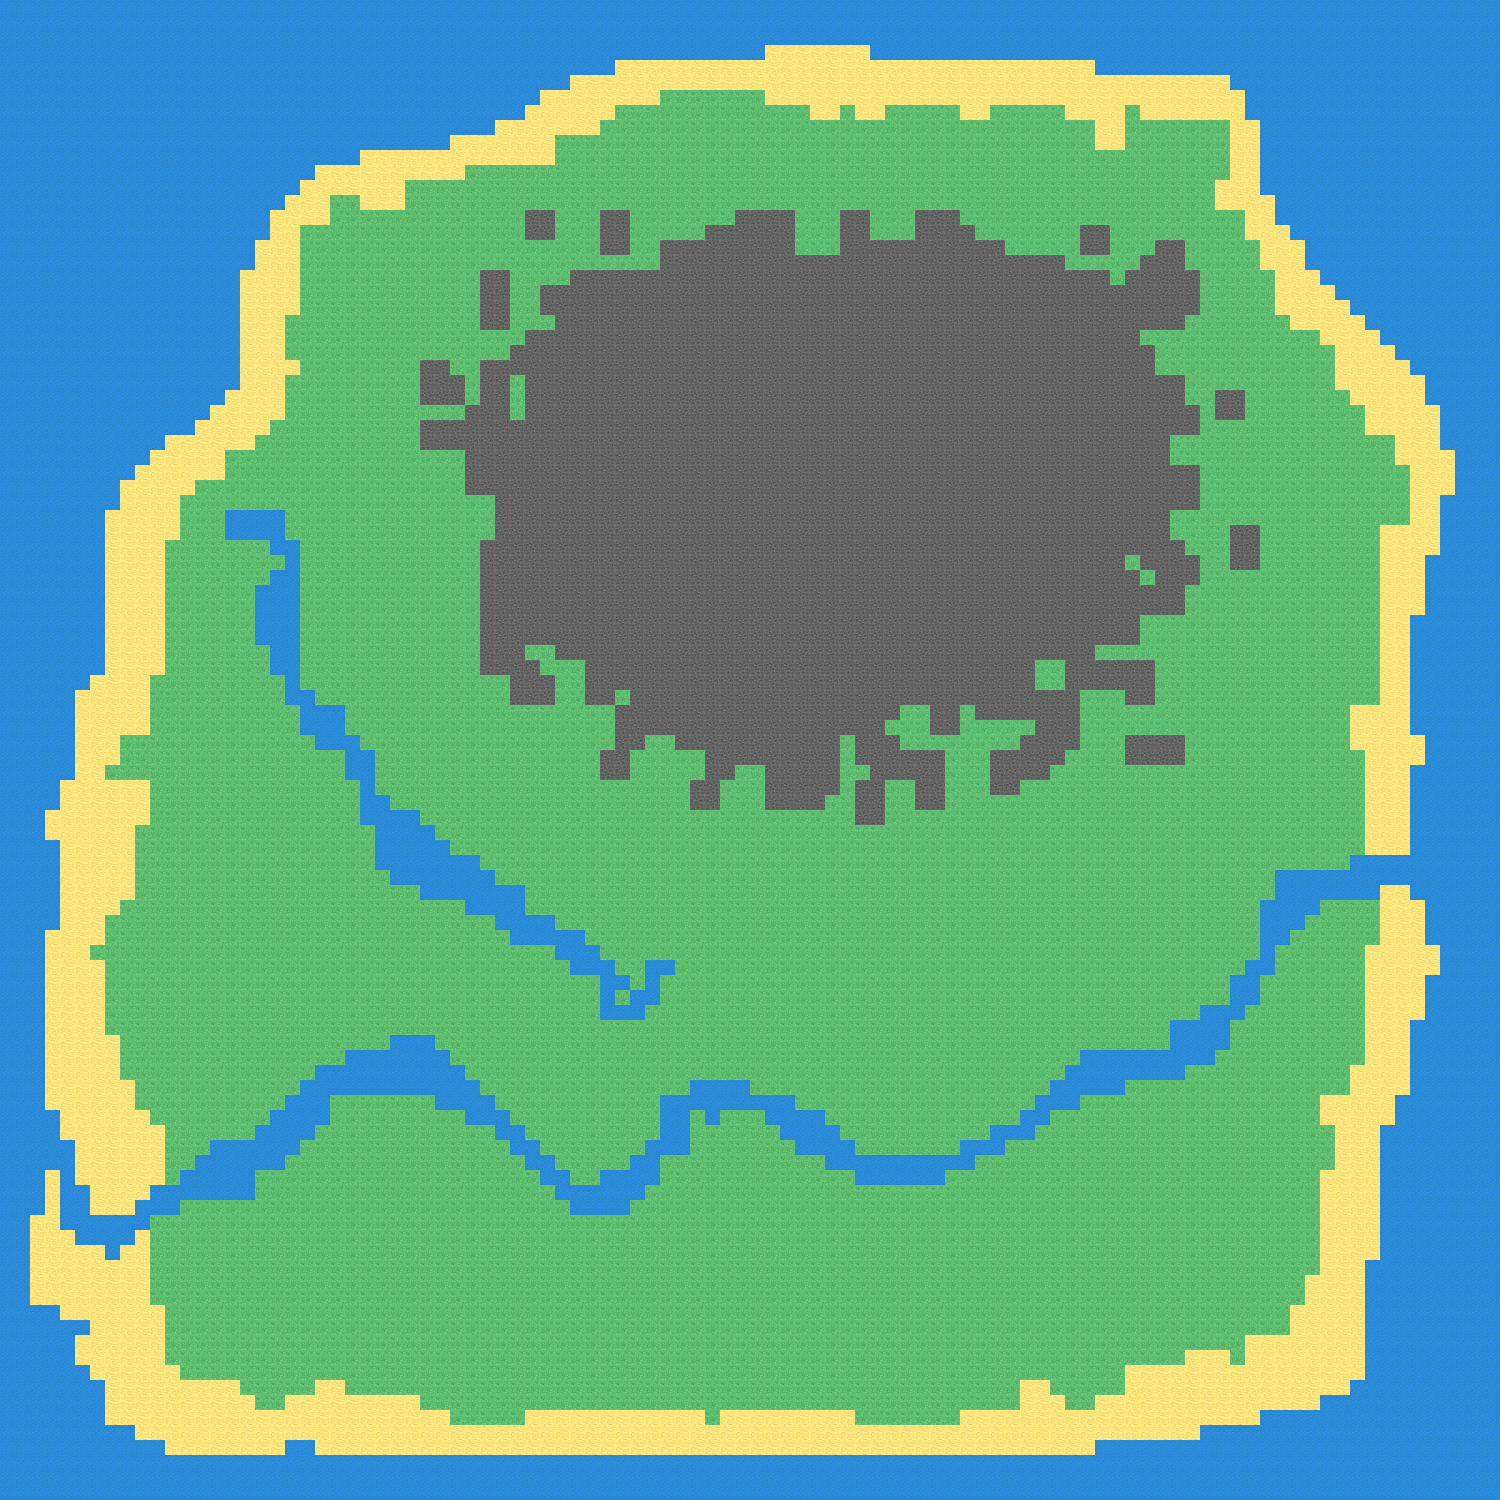

Below is a game level as drawn by its tile map, then a one-line description and the .tmx that defines it (tile-layer data replaced by summaries):
An orthogonal 100x100 tile map with 15x15 px tiles, 1 tile layer (Tile Layer 1).

<map version="1.0" tiledversion="1.1.6" orientation="orthogonal" renderorder="right-down" width="100" height="100" tilewidth="15" tileheight="15" infinite="0" nextobjectid="1">
 <tileset firstgid="1" source="../tiles/Tileset 1.tsx" />
 <layer name="Tile Layer 1" width="100" height="100">
  <data>[10000 cells, 10000 non-empty, 4 distinct tile ids]</data>
 </layer>
</map>